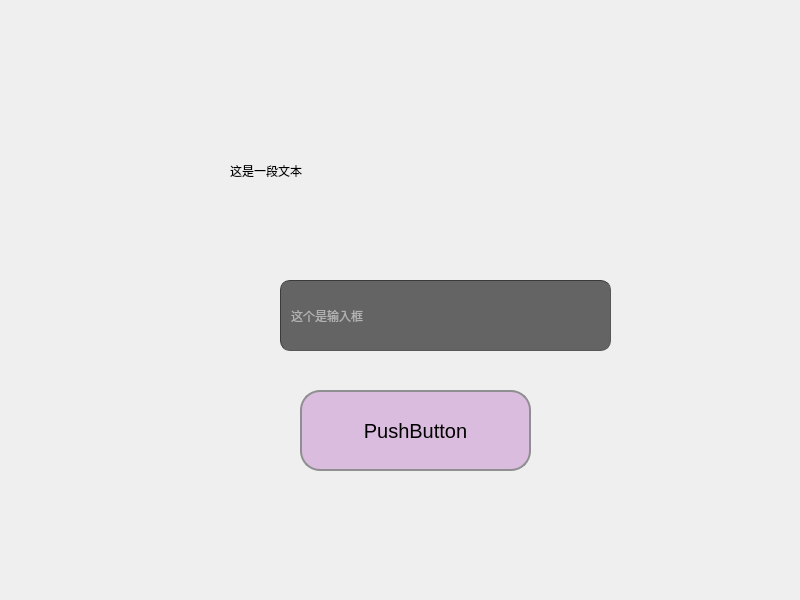
<?xml version="1.0" encoding="UTF-8"?>
<ui version="4.0">
 <class>Widget</class>
 <widget class="QWidget" name="Widget">
  <property name="geometry">
   <rect>
    <x>0</x>
    <y>0</y>
    <width>800</width>
    <height>600</height>
   </rect>
  </property>
  <property name="windowTitle">
   <string>Widget</string>
  </property>
  <widget class="QLabel" name="label">
   <property name="geometry">
    <rect>
     <x>230</x>
     <y>110</y>
     <width>321</width>
     <height>121</height>
    </rect>
   </property>
   <property name="text">
    <string>这是一段文本</string>
   </property>
  </widget>
  <widget class="QPushButton" name="pushButton">
   <property name="geometry">
    <rect>
     <x>300</x>
     <y>390</y>
     <width>231</width>
     <height>81</height>
    </rect>
   </property>
   <property name="styleSheet">
    <string notr="true">QPushButton{
font-size: 20px;
border: 2px solid #8f8f91;
border-radius: 20px;
background-color:#dabdde;
}
QPushButton:pressed{
	background:rgb(255, 255, 0);
}</string>
   </property>
   <property name="text">
    <string>PushButton</string>
   </property>
  </widget>
  <widget class="QLineEdit" name="lineEdit">
   <property name="geometry">
    <rect>
     <x>280</x>
     <y>280</y>
     <width>331</width>
     <height>71</height>
    </rect>
   </property>
   <property name="styleSheet">
    <string notr="true">QLineEdit { border-width: 1px; border-radius: 10px; border-color: rgb(58, 58, 58); border-style: inset; padding: 0 8px; color: rgb(255, 255, 255); background:rgb(100, 100, 100); selection-background-color: rgb(187, 187, 187); selection-color: rgb(60, 63, 65); }</string>
   </property>
   <property name="text">
    <string/>
   </property>
   <property name="placeholderText">
    <string>这个是输入框</string>
   </property>
  </widget>
 </widget>
 <resources/>
 <connections/>
</ui>
